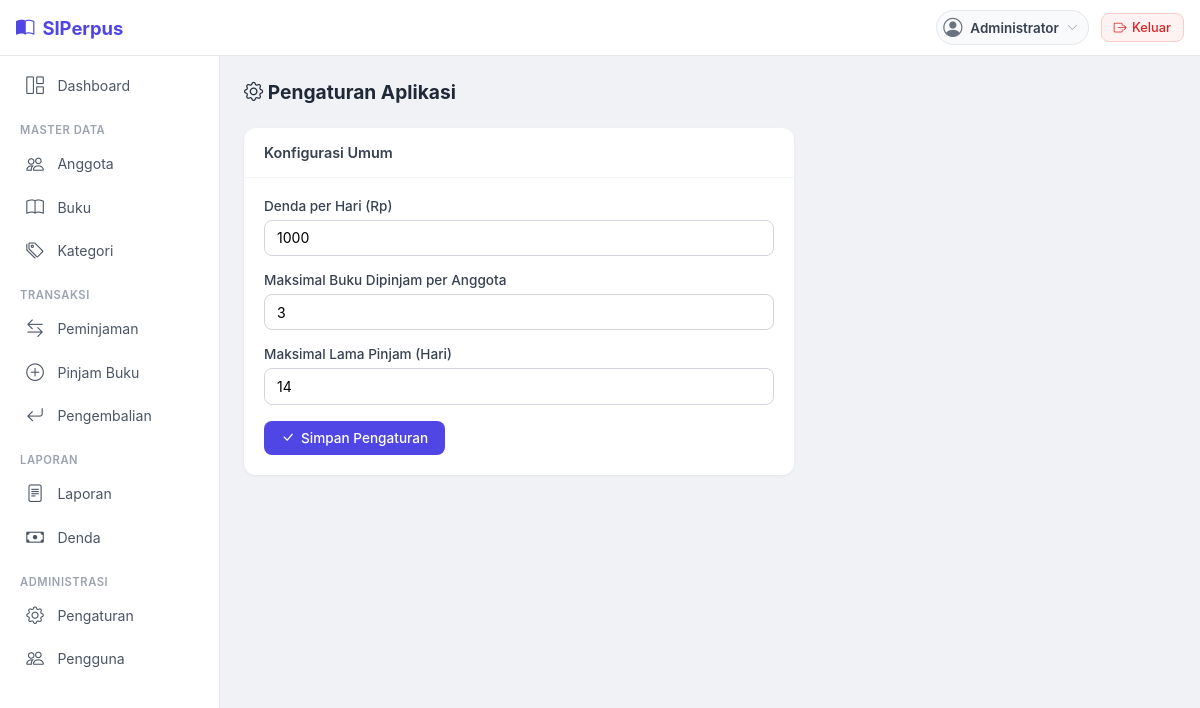
The app's page /pengaturan/index.php (signed in), older data.
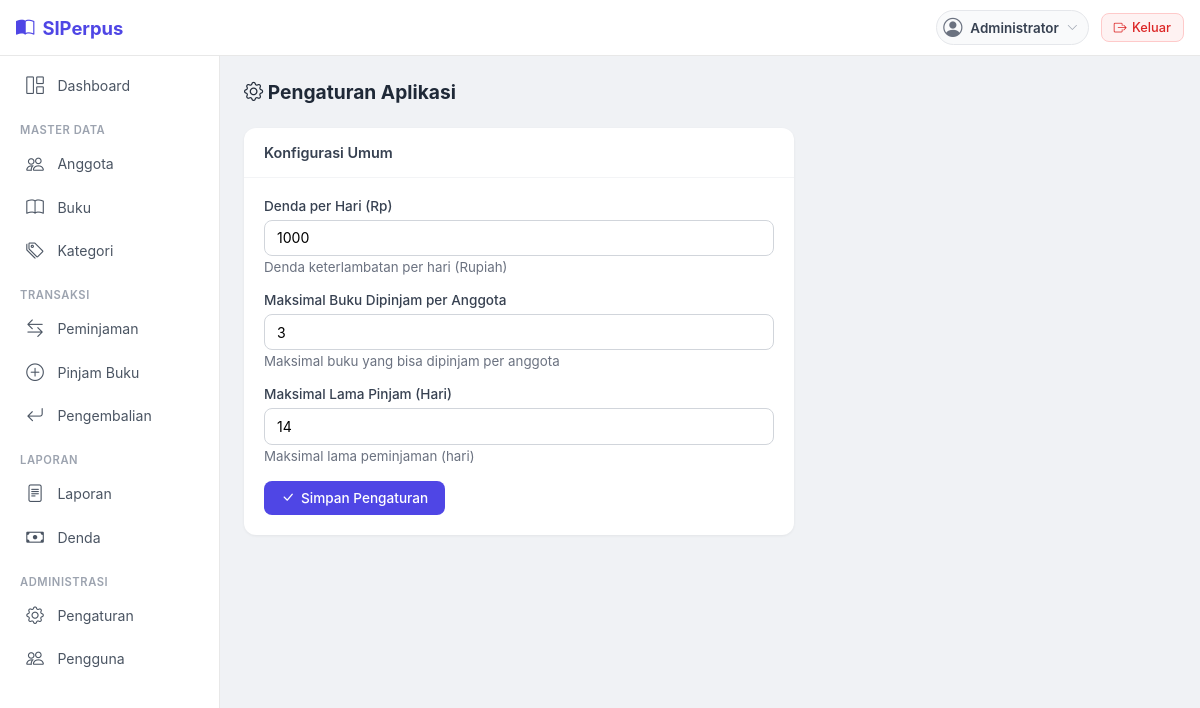
The same page, newer data.
### tables this page shows
CREATE TABLE pengaturan (
    id_setting INT AUTO_INCREMENT PRIMARY KEY,
    nama_setting VARCHAR(50) NOT NULL UNIQUE,
    nilai_setting VARCHAR(255) NOT NULL,
    deskripsi VARCHAR(255),
    created_at TIMESTAMP DEFAULT CURRENT_TIMESTAMP,
    updated_at TIMESTAMP DEFAULT CURRENT_TIMESTAMP ON UPDATE CURRENT_TIMESTAMP
);

### config/database.php (called while the page is built, shortened)
<?php
function has_role($roles) {
    $roles = is_array($roles) ? $roles : [$roles];
    return in_array($_SESSION['user']['role'], $roles);
}

### pengaturan/index.php (the view, shortened to what this page needs)
<?php
require_once __DIR__ . '/../config/database.php';
$db = getConnection();
$db->exec("CREATE TABLE IF NOT EXISTS pengaturan (
    id_setting INT AUTO_INCREMENT PRIMARY KEY,
    nama_setting VARCHAR(50) NOT NULL UNIQUE,
    nilai_setting VARCHAR(255) NOT NULL,
    deskripsi VARCHAR(255),
    created_at TIMESTAMP DEFAULT CURRENT_TIMESTAMP,
    updated_at TIMESTAMP DEFAULT CURRENT_TIMESTAMP ON UPDATE CURRENT_TIMESTAMP
) ENGINE=InnoDB");
$db->exec("INSERT IGNORE INTO pengaturan (nama_setting, nilai_setting, deskripsi) VALUES
    ('denda_per_hari', '1000', 'Denda keterlambatan per hari (Rupiah)'),
    ('max_pinjam', '3', 'Maksimal buku yang bisa dipinjam per anggota'),
    ('max_hari_pinjam', '14', 'Maksimal lama peminjaman (hari)')");
require_once __DIR__ . '/../includes/header.php';
$settings = $db->query("SELECT nama_setting, nilai_setting, deskripsi FROM pengaturan ORDER BY id_setting")->fetchAll();
$vals = [];
foreach ($settings as $s) {
    $vals[$s['nama_setting']] = $s;
}
?>
<div class="page-header">
    <h4><i class="bi bi-gear"></i> Pengaturan Aplikasi</h4>
</div>
<div class="card-simple" style="max-width:550px;">
    <div class="card-head">Konfigurasi Umum</div>
    <div class="card-body">
        <form method="POST">
            <div class="form-group">
                <label>Denda per Hari (Rp)</label>
                <input type="number" name="denda_per_hari" class="form-control"
                    value="<?= htmlspecialchars($vals['denda_per_hari']['nilai_setting'] ?? DENDA_PER_HARI) ?>" min="0" required>
                <small style="color:#6b7280;"><?= htmlspecialchars($vals['denda_per_hari']['deskripsi'] ?? '') ?></small>
            </div>
            <div class="form-group">
                <label>Maksimal Buku Dipinjam per Anggota</label>
                <input type="number" name="max_pinjam" class="form-control"
                    value="<?= htmlspecialchars($vals['max_pinjam']['nilai_setting'] ?? MAX_PINJAM) ?>" min="1" required>
                <small style="color:#6b7280;"><?= htmlspecialchars($vals['max_pinjam']['deskripsi'] ?? '') ?></small>
            </div>
            <div class="form-group">
                <label>Maksimal Lama Pinjam (Hari)</label>
                <input type="number" name="max_hari_pinjam" class="form-control"
                    value="<?= htmlspecialchars($vals['max_hari_pinjam']['nilai_setting'] ?? MAX_HARI_PINJAM) ?>" min="1" required>
                <small style="color:#6b7280;"><?= htmlspecialchars($vals['max_hari_pinjam']['deskripsi'] ?? '') ?></small>
            </div>
            <button type="submit" class="btn btn-primary"><i class="bi bi-check-lg"></i> Simpan Pengaturan</button>
        </form>
    </div>
</div>
<?php require_once __DIR__ . '/../includes/footer.php'; ?>

### includes/header.php (shortened to what this page needs)
<?php
$user = $_SESSION['user'];
?>
<!DOCTYPE html>
<html lang="id">
<head>
    <link rel="stylesheet" href="https://cdn.jsdelivr.net/npm/bootstrap-icons@1.11.0/font/bootstrap-icons.css">
    <link rel="stylesheet" href="<?= BASE_URL ?>/assets/css/style.css?v=3">
</head>
<body>
<div class="topbar">
    <div style="display:flex;align-items:center;gap:0.5rem;">
        <a href="<?= BASE_URL ?>/dashboard.php" class="topbar-brand">
            <i class="bi bi-book-half"></i> SIPerpus
        </a>
    </div>
    <div class="topbar-right">
        <div class="topbar-user dropdown-toggle" onclick="toggleUserMenu()">
            <i class="bi bi-person-circle"></i>
            <span class="topbar-user-name"><?= htmlspecialchars($user['nama_lengkap']) ?></span>
            <i class="bi bi-chevron-down" style="font-size:0.7rem;color:#9ca3af;"></i>
        </div>
        <a href="<?= BASE_URL ?>/logout.php" class="topbar-logout"><i class="bi bi-box-arrow-right"></i> Keluar</a>
    </div>
</div>
<nav class="sidebar" id="sidebar">
    <ul class="sidebar-menu">
        <li><a href="<?= BASE_URL ?>/dashboard.php"><span class="icon"><i class="bi bi-grid-1x2"></i></span> Dashboard</a></li>
        <?php if (has_role(['admin', 'petugas'])): ?>
        <li class="menu-label">Master Data</li>
        <li><a href="<?= BASE_URL ?>/anggota/index.php"><span class="icon"><i class="bi bi-people"></i></span> Anggota</a></li>
        <li><a href="<?= BASE_URL ?>/buku/index.php"><span class="icon"><i class="bi bi-book"></i></span> Buku</a></li>
        <li><a href="<?= BASE_URL ?>/kategori/index.php"><span class="icon"><i class="bi bi-tags"></i></span> Kategori</a></li>
        <li class="menu-label">Transaksi</li>
        <li><a href="<?= BASE_URL ?>/peminjaman/index.php"><span class="icon"><i class="bi bi-arrow-left-right"></i></span> Peminjaman</a></li>
        <li><a href="<?= BASE_URL ?>/peminjaman/pinjam.php"><span class="icon"><i class="bi bi-plus-circle"></i></span> Pinjam Buku</a></li>
        <li><a href="<?= BASE_URL ?>/peminjaman/kembali.php"><span class="icon"><i class="bi bi-arrow-return-left"></i></span> Pengembalian</a></li>
        <li class="menu-label">Laporan</li>
        <li><a href="<?= BASE_URL ?>/laporan/index.php"><span class="icon"><i class="bi bi-file-text"></i></span> Laporan</a></li>
        <li><a href="<?= BASE_URL ?>/denda/index.php"><span class="icon"><i class="bi bi-cash"></i></span> Denda</a></li>
        <?php endif; ?>
        <?php if (has_role('admin')): ?>
        <li class="menu-label">Administrasi</li>
        <li><a href="<?= BASE_URL ?>/pengaturan/index.php"><span class="icon"><i class="bi bi-gear"></i></span> Pengaturan</a></li>
        <li><a href="<?= BASE_URL ?>/users/index.php"><span class="icon"><i class="bi bi-people"></i></span> Pengguna</a></li>
        <?php endif; ?>
    </ul>
</nav>
<div class="main-content">

### includes/footer.php (shortened to what this page needs)
</div>
</body>
</html>

### assets/css/style.css (style rules this page uses)
* { margin: 0; padding: 0; box-sizing: border-box; }
body { font-family: -apple-system, BlinkMacSystemFont, 'Segoe UI', Roboto, Oxygen, Ubuntu, sans-serif; background: #f0f2f5; color: #1a1a2e; }
.topbar { background: #fff; border-bottom: 1px solid #e8e8e8; padding: 0 1rem; height: 56px; display: flex; align-items: center; justify-content: space-between; position: sticky; top: 0; z-index: 1000; }
.topbar-brand { font-weight: 700; font-size: 1.15rem; color: #4f46e5; text-decoration: none; display: flex; align-items: center; gap: 0.5rem; }
.topbar-right { display: flex; align-items: center; gap: 0.75rem; }
.topbar-user { display: flex; align-items: center; gap: 0.5rem; cursor: pointer; padding: 0.3rem 0.6rem 0.3rem 0.4rem; border-radius: 100px; background: #f9fafb; border: 1px solid #e5e7eb; transition: all 0.15s; user-select: none; }
.topbar-user i.bi-person-circle { font-size: 1.2rem; color: #6b7280; }
.topbar-user-name { font-size: 0.84rem; font-weight: 600; color: #374151; max-width: 120px; overflow: hidden; text-overflow: ellipsis; white-space: nowrap; }
.topbar-user .bi-chevron-down { font-size: 0.65rem; color: #9ca3af; transition: transform 0.2s; }
.topbar-right { position: relative; }
.topbar-logout { display: inline-flex; align-items: center; gap: 0.35rem; padding: 0.35rem 0.75rem; font-size: 0.8rem; font-weight: 500; color: #dc2626; background: #fef2f2; border: 1px solid #fecaca; border-radius: 8px; text-decoration: none; transition: all 0.15s; cursor: pointer; }
.sidebar { position: fixed; top: 56px; left: 0; width: 220px; height: calc(100vh - 56px); background: #fff; border-right: 1px solid #e8e8e8; overflow-y: auto; transition: transform 0.25s ease; z-index: 900; }
.sidebar-menu { list-style: none; padding: 0.5rem 0; }
.sidebar-menu li a { display: flex; align-items: center; gap: 0.65rem; padding: 0.7rem 1.25rem; color: #4b5563; text-decoration: none; font-size: 0.88rem; transition: all 0.15s; border-left: 3px solid transparent; }
.sidebar-menu li a .icon { font-size: 1.1rem; width: 1.5rem; text-align: center; }
.sidebar-menu .menu-label { font-size: 0.7rem; text-transform: uppercase; letter-spacing: 0.05em; color: #9ca3af; padding: 1rem 1.25rem 0.3rem; font-weight: 600; }
.main-content { margin-left: 220px; margin-top: 0; padding: 1.5rem; min-height: calc(100vh - 56px); }
.page-header { margin-bottom: 1.5rem; display: flex; flex-wrap: wrap; align-items: center; justify-content: space-between; gap: 0.75rem; }
.page-header h4 { font-size: 1.2rem; font-weight: 700; color: #1f2937; margin: 0; }
.card-simple { background: #fff; border-radius: 12px; box-shadow: 0 1px 3px rgba(0,0,0,0.06); overflow: hidden; }
.card-simple .card-head { padding: 1rem 1.25rem; border-bottom: 1px solid #f3f4f6; font-weight: 600; font-size: 0.9rem; color: #374151; display: flex; flex-wrap: wrap; align-items: center; justify-content: space-between; }
.card-simple .card-body { padding: 1.25rem; }
.form-group { margin-bottom: 1rem; }
.form-group label { display: block; font-size: 0.85rem; font-weight: 500; color: #374151; margin-bottom: 0.35rem; }
.form-control, .form-select { width: 100%; padding: 0.55rem 0.75rem; font-size: 0.88rem; border: 1px solid #d1d5db; border-radius: 8px; outline: none; transition: border-color 0.15s; background: #fff; font-family: inherit; }
.btn { display: inline-flex; align-items: center; gap: 0.4rem; padding: 0.5rem 1rem; font-size: 0.85rem; font-weight: 500; border-radius: 8px; border: 1px solid transparent; cursor: pointer; text-decoration: none; transition: all 0.15s; font-family: inherit; }
.btn-primary { background: #4f46e5; color: #fff; }

Row changes from the older to the newer data that the page shows:
added pengaturan: denda_per_hari "1000", deskripsi "Denda keterlambatan per hari (Rupiah)"
added pengaturan: max_pinjam "3", deskripsi "Maksimal buku yang bisa dipinjam per anggota"
added pengaturan: max_hari_pinjam "14", deskripsi "Maksimal lama peminjaman (hari)"
Text that changed along with them:
form field denda_per_hari: "1000" → (not shown)
form field max_pinjam: "3" → (not shown)
form field max_hari_pinjam: "14" → (not shown)
